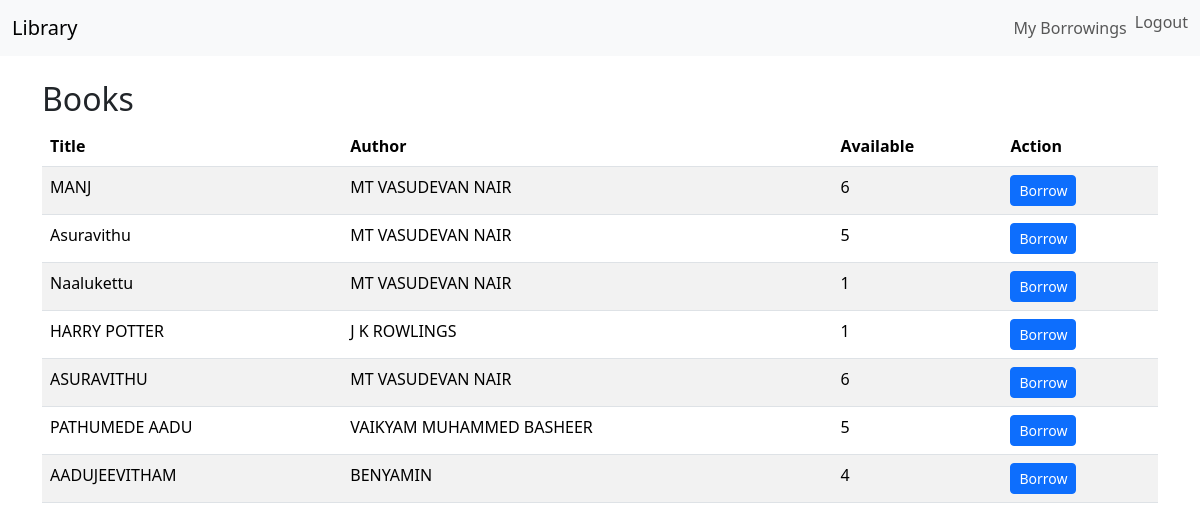
The app's page /books/ (signed in) with its own data.
### library/models.py (models this page shows, shortened)
class Book(models.Model):
    title = models.CharField(max_length=255)
    author = models.CharField(max_length=255)
    isbn = models.CharField(max_length=13, unique=True)
    total_copies = models.PositiveIntegerField(default=1)
    def available_copies(self):
        active = self.borrowing_set.filter(returned_at__isnull=True).count()
        return max(self.total_copies - active, 0)

### library/views.py (the view)
# urls.py: path('', views.book_list, name='books_list'),
def book_list(request):
    q = request.GET.get('q', '')
    qs = Book.objects.all()
    if q:
        qs = qs.filter(Q(title__icontains=q) | Q(author__icontains=q))
    paginator = Paginator(qs, 10)
    page = request.GET.get('page')
    books = paginator.get_page(page)
    return render(request, 'library/book_list.html', {'books': books, 'q': q})

### library/templates/library/book_list.html
{% extends 'base.html' %}
{% block content %}
<h2>Books</h2>
<table class="table table-striped">
  <thead>
    <tr>
      <th>Title</th>
      <th>Author</th>
      <th>Available</th>
      <th>Action</th>
    </tr>
  </thead>
  <tbody>
    {% for book in books %}
    <tr>
      <td>{{ book.title }}</td>
      <td>{{ book.author }}</td>
      <td>{{ book.available_copies }}</td>
      <td>
        {% if user.is_authenticated %}
          {% if book.available_copies > 0 %}
            <a href="{% url 'borrow_book' book.pk %}" class="btn btn-sm btn-primary">Borrow</a>
          {% else %}
            <span class="text-muted">Not Available</span>
          {% endif %}
        {% else %}
          <a href="{% url 'home' %}">Login to Borrow</a>
        {% endif %}
      </td>
    </tr>
    {% endfor %}
  </tbody>
</table>
{% endblock %}

### records on screen
Book: title "MANJ", author "MT VASUDEVAN NAIR", available_copies "6", shows "Borrow"
Book: title "Asuravithu", author "MT VASUDEVAN NAIR", available_copies "5", shows "Borrow"
Book: title "Naalukettu", author "MT VASUDEVAN NAIR", available_copies "1", shows "Borrow"
Book: title "HARRY POTTER", author "J K ROWLINGS", available_copies "1", shows "Borrow"
Book: title "ASURAVITHU", author "MT VASUDEVAN NAIR", available_copies "6", shows "Borrow"
Book: title "PATHUMEDE AADU", author "VAIKYAM MUHAMMED BASHEER", available_copies "5", shows "Borrow"
Book: title "AADUJEEVITHAM", author "BENYAMIN", available_copies "4", shows "Borrow"
